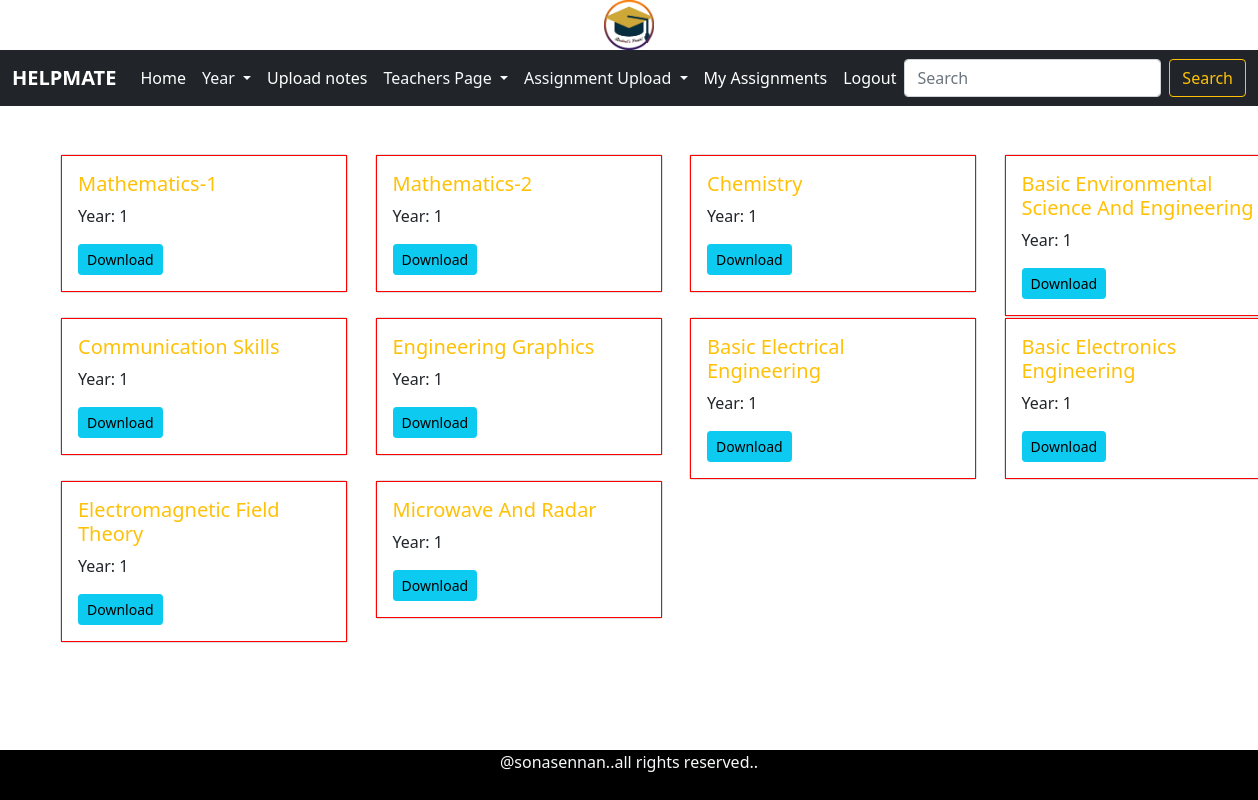
The app's page /getnotes/1 (signed in) with its own data.
### students/models.py (models this page shows, shortened)
class Notes(models.Model):
    subject=models.CharField(max_length=200)
    pdf=models.FileField(upload_to="notes/files")
    year=models.IntegerField()
    type=models.CharField(max_length=100)

### students/views.py (the view)
# urls.py: path('getnotes/<int:p>',views.getnotes,name="getnotes"),
@login_required
def getnotes(request,p):
    notes=Notes.objects.filter(year=p)
    return render(request,'getnotes.html',{'notes':notes})

### templates/getnotes.html
<!DOCTYPE html>
{% extends 'base.html' %}
{% load static %}
{% block content %}
<div class="container-fluid m-5">
    <div class="row">
        {% for i in notes %}
        <div class="col-sm-3">
            <div class="card" style="width: 18rem;">
  <div class="card-body" style="border:1px solid red;">
    <h5 class="card-title text-warning">{{i.subject}}</h5>
    <p class="card-text">Year: {{i.year}}</p>
    <a href="{{i.pdf.url}}" class="btn btn-sm btn-info">Download</a>
  </div>
</div>
        </div>
        {% endfor %}
    </div>
</div>
{% endblock %}

### templates/base.html (shortened to what this page needs)
<!DOCTYPE html>
{% load static %}
<html lang="en">
<head>
    <link href="https://cdn.jsdelivr.net/npm/bootstrap@5.0.2/dist/css/bootstrap.min.css" rel="stylesheet">
    <link rel="stylesheet" href="{% static 'css/style.css' %}">
    <link rel="stylesheet" href="https://cdnjs.cloudflare.com/ajax/libs/font-awesome/6.5.1/css/all.min.css" />
</head>
<body>
<div class="container-fluid">
  <header>
    <center>
      <img src="{% static 'images/stu.png' %}" style="width:50px;height:50px;">
    </center>
  </header>
</div>
<nav class="navbar navbar-expand-lg navbar-light bg-dark">
  <div class="container-fluid">
    <a class="navbar-brand text-white fw-bolder" href="#">HELPMATE</a>
    <div class="collapse navbar-collapse" id="navbarSupportedContent">
      <ul class="navbar-nav me-auto mb-2 mb-lg-0">
        <li class="nav-item">
          <a class="nav-link active text-white" aria-current="page" href="{% url 'students:home' %}">Home</a>
        </li>
        {% if user.is_authenticated %}
        <li class="nav-item dropdown text-white">
          <a class="nav-link dropdown-toggle text-light" href="#" id="navbarDropdown" role="button" data-bs-toggle="dropdown" aria-expanded="false">
            Year
          </a>
        </li>
                        <li class="nav-item">
          <a class="nav-link active text-white" aria-current="page" href="{% url 'students:addnotes' %}">Upload notes</a>
        </li>
                <li class="nav-item dropdown text-white">
          <a class="nav-link dropdown-toggle text-light" href="#" id="navbarDropdown" role="button" data-bs-toggle="dropdown" aria-expanded="false">
            Teachers Page
          </a>
        </li>
        <li class="nav-item dropdown text-white">
          <a class="nav-link dropdown-toggle text-light" href="#" id="navbarDropdown" role="button" data-bs-toggle="dropdown" aria-expanded="false">
            Assignment Upload
          </a>
        </li>
                                <li class="nav-item">
          <a class="nav-link active text-white" aria-current="page" href="{% url 'assignment:myassignments' %}">My Assignments</a>
        </li>
                                <li class="nav-item">
          <a class="nav-link active text-white" aria-current="page" href="{% url 'students:user_logout' %}">Logout</a>
        </li>
        {% endif %}
      </ul>
      <form method="POST" class="d-flex" action="{% url 'search:notessearch_result' %}">
        <input class="form-control me-2" type="search" name="s" placeholder="Search" aria-label="Search">
        <button class="btn btn-outline-warning text-warning" type="submit">Search</button>
      </form>
    </div>
  </div>
</nav>
{% block content %}
{% endblock %}
<footer>
<div class="footer">
  <p class="text-light">@sonasennan..all rights reserved..</p>
</div>
</footer>
</body>
</html>

### templates/base.html (style rules this page uses)
.footer { height:50px; width:100%; background-color:black; position:fixed; bottom:0; left:0; text-align:center; margin-top:100px; }

### records on screen
Notes: subject "Mathematics-1", year "1"
Notes: subject "Mathematics-2", year "1"
Notes: subject "Chemistry", year "1"
Notes: subject "Basic Environmental Science And Engineering", year "1"
Notes: subject "Communication Skills", year "1"
Notes: subject "Engineering Graphics", year "1"
Notes: subject "Basic Electrical Engineering", year "1"
Notes: subject "Basic Electronics Engineering", year "1"
Notes: subject "Electromagnetic Field Theory", year "1"
Notes: subject "Microwave And Radar", year "1"
